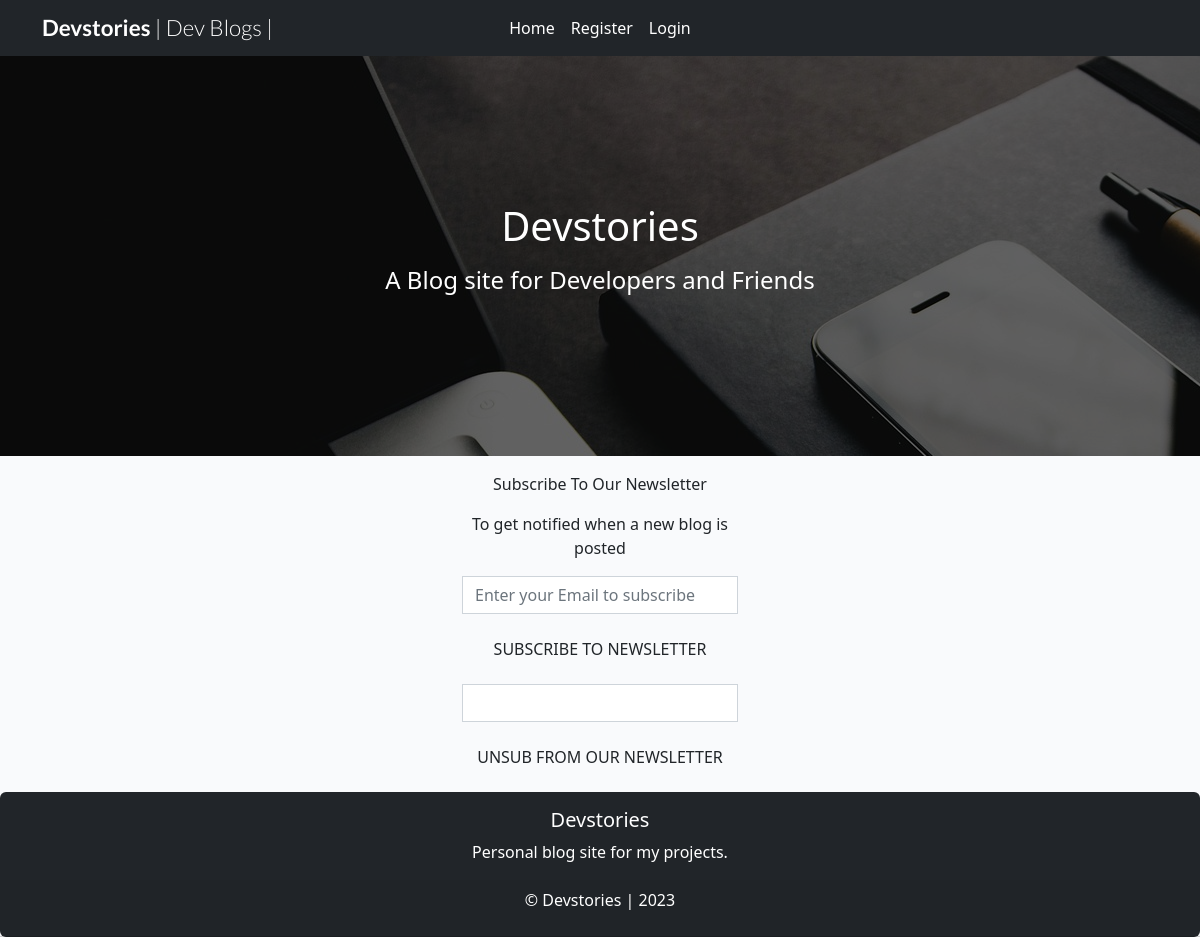
Before: / with the older database file.
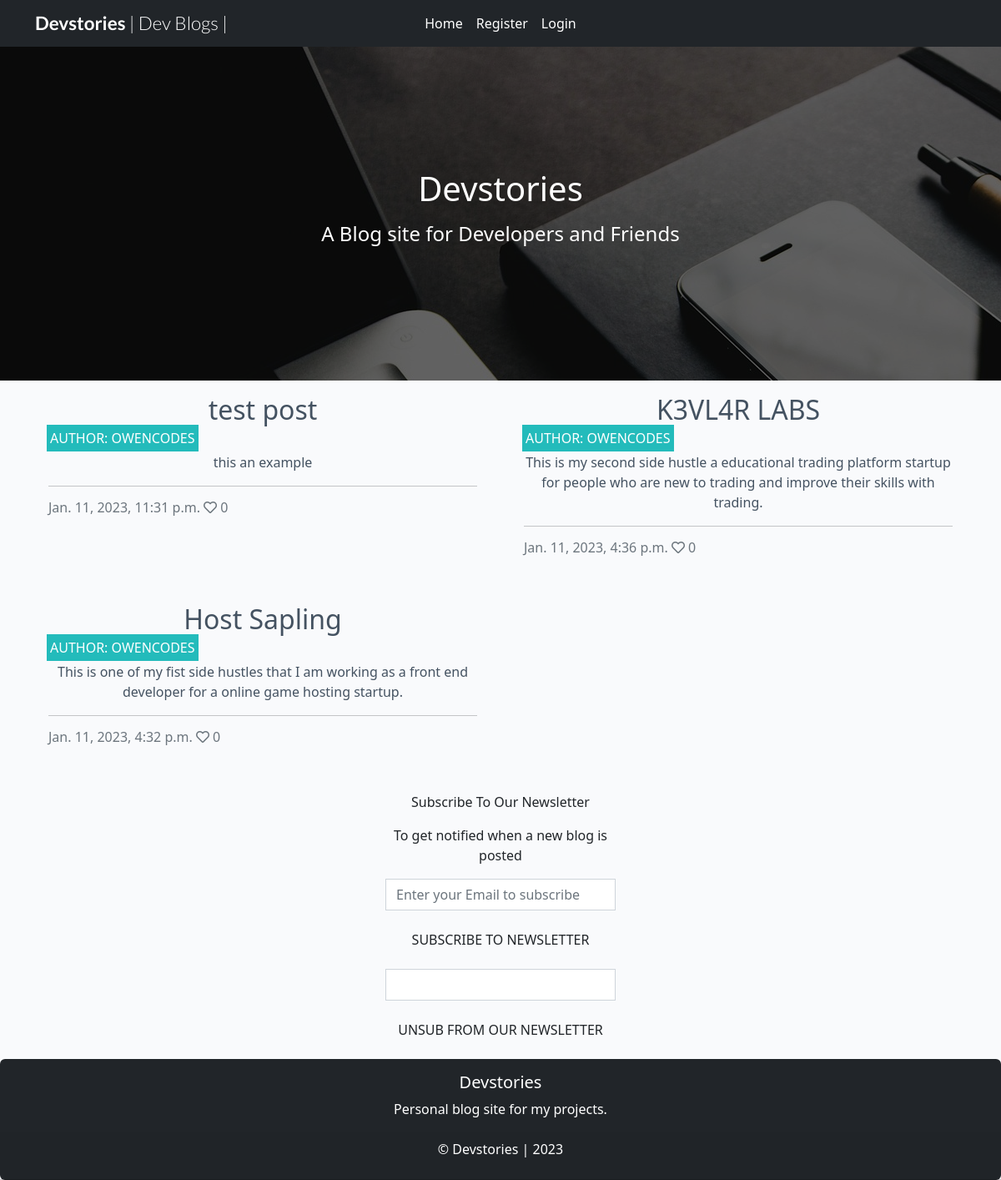
After: the same page with the newer database file.
### blog/models.py (models this page shows, shortened)
class Post(models.Model):
    title = models.CharField(max_length=200, unique=True)
    slug = models.SlugField(max_length=200, unique=True)
    author = models.ForeignKey(
        User, on_delete=models.CASCADE, related_name="blog_posts"
    )
    updated_on = models.DateTimeField(auto_now=True)
    content = models.TextField()
    featured_image = CloudinaryField("image", default="placeholder")
    excerpt = models.TextField(blank=True)
    created_on = models.DateTimeField(auto_now_add=True)
    likes = models.ManyToManyField(User, related_name="blog_likes", blank=True)
    class Meta:
        ordering = ["-created_on"]
    def number_of_likes(self):
        return self.likes.count()

### blog/views.py (the view)
# urls.py: path("", views.PostList.as_view(), name="home"),
class PostList(ListView):
    model = Post
    queryset = Post.objects.order_by("-created_on")
    template_name = "index.html"
    paginate_by = 6

### templates/index.html (shortened to what this page needs)
{% extends "base.html" %} {% block content %} {% load crispy_forms_tags %}
<div class="container">
  <div class="row">
    {% for post in post_list %}
    <div class="col-12 col-md-6">
      <div class="card mb-4">
        <div class="card-body">
          <a href="{% url 'post_detail' post.slug %}" class="post-link">
            <h2 class="card-title text-center">{{ post.title }}</h2>
            <div class="image-container">
              <div class="image-flash">
                <p class="author">Author: {{ post.author }}</p>
              </div>
            </div>
            <p class="card-text text-center">{{ post.excerpt }}</p>
          </a>
          <hr />
          <p class="card-text text-muted h6">
            {{ post.created_on}} <i class="far fa-heart"></i> {{ post.number_of_likes }}
          </p>
        </div>
      </div>
    </div>
   {% endfor %}</div>
</div>
<div>
  <form
    class="mt-3 container w-25"
    action="{% url 'subscribe' %}"
    method="POST"
    id="profile-update-form"
  >
    <p class="text-center">Subscribe To Our Newsletter</p>
    <p class="text-center">To get notified when a new blog is posted</p>
    <input
      type="email"
      name="email"
      maxlength="254"
      class="border-black rounded-0 emailinput form-control"
      required=""
      id="id_email"
      placeholder="Enter your Email to subscribe"
    />
    <div class="d-flex justify-content-center py-3">
      <button class="btn rounded-0 text-uppercase float-right">
        Subscribe to Newsletter
      </button>
    </div>
  </form>
  <form
    class="container w-25"
    action="{% url 'unsubscribe' %}"
    method="POST"
    id="profile-update-form"
  >
    <input
      type="email"
      name="email"
      maxlength="254"
      class="border-black rounded-0 emailinput form-control"
      required
      id="id_email"
    />
    <div class="d-flex justify-content-center py-3">
      <button class="btn rounded-0 text-uppercase float-right">
        UnSub from our Newsletter
      </button>
    </div>
  </form>
</div>
{%endblock%}

### templates/base.html (shortened to what this page needs)
{% load static %}
<!DOCTYPE html>
<html class="h-100">
<head>
    <link rel="stylesheet" href="https://cdnjs.cloudflare.com/ajax/libs/font-awesome/5.15.3/css/all.min.css">
    <link href="https://cdn.jsdelivr.net/npm/bootstrap@5.2.0/dist/css/bootstrap.min.css" rel="stylesheet"
>
    <link rel="stylesheet" href="{% static 'css/style.css' %}" type="text/css">
</head>
<header>
    <nav class="navbar navbar-expand-lg navbar-light bg-dark">
        <div class="container">
            <div class="col">
                <a class="navbar-brand text-white" href="{% url 'home' %}"><span class="brand text-white">Dev<span
                            class="red-o text-white">stor</span>ies<span class="thin"> | Dev Blogs |
                        </span></span></span></a>
            </div>
            <div class="collapse navbar-collapse" id="navbarText">
                <ul class="navbar-nav mr-auto">
                    <li class="nav-item">
                        <a class="nav-link active text-white" aria-current="page" href="{% url 'home' %}">Home</a>
                    </li>
                    {% if user.is_authenticated %}
                    <li class="nav-item">
                        <a class="nav-link active text-white" href="{% url 'create_post' %}">New Post</a>
                    </li>
                    <li class="nav-item">
                        <form method="post" action="{% url 'account_logout' %}">
                            {% csrf_token %}
                            {% if redirect_field_value %}
                            <input type="hidden" name="{{ redirect_field_name }}" value="{{ redirect_field_value }}" />
                            {% endif %}
                            <button class="nav-link active text-dark" type="submit">logout</button>
                        </form>
                    </li>
                    {% else %}
                    <li class="nav-item">
                        <a class="nav-link active text-white" href="{% url 'account_signup' %}">Register</a>
                    </li>
                    <li class="nav-item">
                        <a class="nav-link active text-white" href="{% url 'account_login' %}">Login</a>
                    </li>
                    {% endif %}
                </ul>
            </div>
        </div>
    </nav>
</header>
<body>
    <main class="flex-shrink-0 main-bg">
        <div class="text-center bg-image"
            style="background-image: url({% static 'media/blog-hero.jpg' %}); height: 400px;">
            <div class="mask" style="background-color: rgba(0, 0, 0, 0.6); height: 400px">
                <div class="d-flex justify-content-center align-items-center h-100">
                    <div class="text-white">
                        <h1 class="mb-3">Devstories</h1>
                        <h4 class="mb-3">A Blog site for Developers and Friends</h4>
                    </div>
                </div>
            </div>
        </div>
        <div class="blog-content">
            {% block content %}
            {% endblock content %}
        </div>
    </main>
    <footer class="card text-center bg-dark mt-14">
        <div class="card-body text-white">
            <h5 class="card-title">Devstories</h5>
            <p class="card-text">Personal blog site for my projects.</p>
        </div>
        <div class="card-header text-white">
            <p>&copy; Devstories | 2023</p>
        </div>
    </footer>
</body>
</html>

### static/css/style.css (style rules this page uses)
html, body { background-color: #F9FAFC; }
.brand { font-family: Lato, sans-serif; font-size: 1.4rem; font-weight: 700; color: #4A4A4F; }
.red-o { color: #E84610; }
.thin { font-weight: 300; }
.main-bg { background-color: #F9FAFC; }
.card { border: none; background-color: transparent; }
.image-container { position: relative; }
.image-flash { position: absolute; bottom: 5%; min-width: 30%; left: -2px; background-color: #23BBBB; }
.author { color: white; margin: 4px; text-transform: uppercase; }
.post-link { text-decoration: none; color: #445261; }

Changed rows visible on the page:
added Post: title "test post", author "OWENCODES", excerpt "this an example", created_on "Jan. 11, 2023, 11:31 p.m.", number_of_likes "0"
added Post: title "K3VL4R LABS", author "OWENCODES", excerpt "This is my second side hustle a educational trading platform startup for people who are new to trading and improve their skills with trading.", created_on "Jan. 11, 2023, 4:36 p.m.", number_of_likes "0"
added Post: title "Host Sapling", author "OWENCODES", excerpt "This is one of my fist side hustles that I am working as a front end developer for a online game hosting startup.", created_on "Jan. 11, 2023, 4:32 p.m.", number_of_likes "0"
